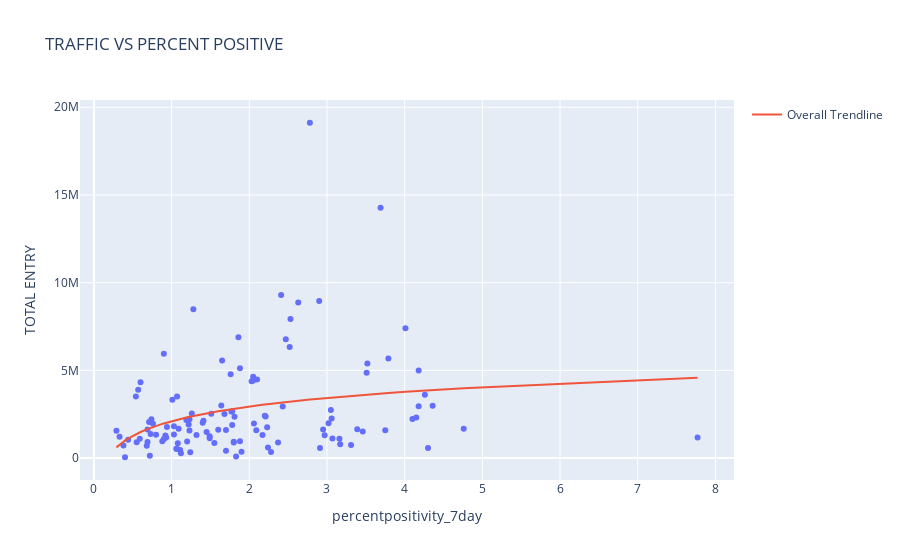

Notebook source saved alongside this figure:
### Code cell
fig = px.scatter(dfWithLast7, x="percentpositivity_7day", y = 'TOTAL ENTRY', 
                 title = "TRAFFIC VS PERCENT POSITIVE",
                trendline='ols', trendline_scope='overall', trendline_options=dict(log_x=True))
fig.show()
